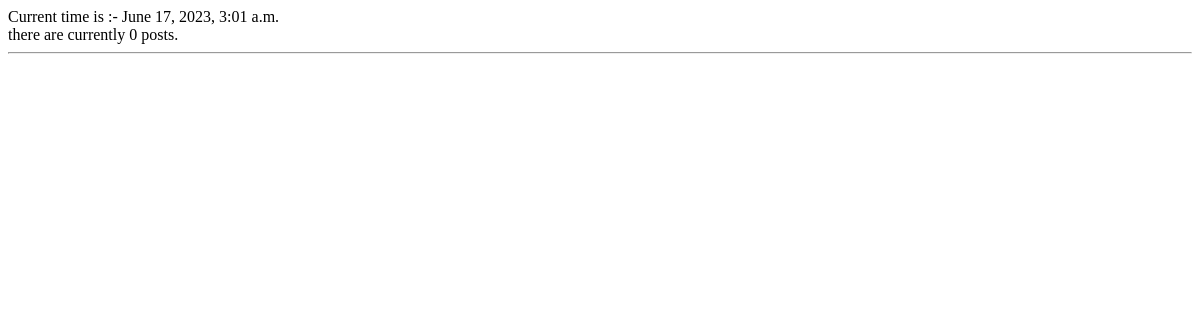
The app's page /, older data.
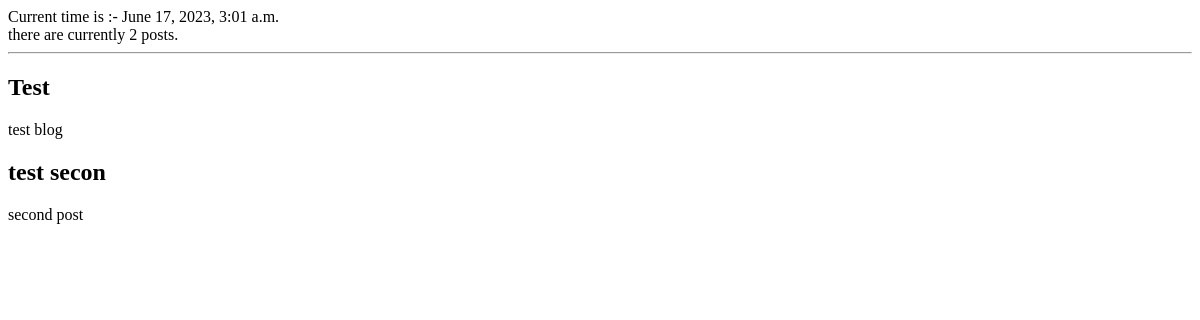
The same page, newer data.
### post/models.py (models this page shows, shortened)
class Post(models.Model):
    title = models.CharField(max_length=25)
    body = models.CharField(max_length=500)

### testapp/views.py (the view)
# urls.py: path('',welcome )
def welcome(request):
    return render(request, "testapp/welcome.html",
                  {"current_time": datetime.now(),
                "posts": Post.objects.all(),
                "num_post": Post.objects.count()})

### testapp/templates/testapp/welcome.html (shortened to what this page needs)
{% extends 'base.html' %}
{% block content %}
Current time is :- {{current_time}}
<br>
there are currently {{num_post}} posts.
<hr>
{% for post in posts %}
<h2> {{post.title}} </h2>
<p> {{post.body}} </p>
{% endfor %}
{% endblock %}

Row changes from the older to the newer data that the page shows:
added Post: title "Test", body "test blog"
added Post: title "test secon", body "second post"
Text that changed along with them:
{{ num_post }}: "0" → "2"
